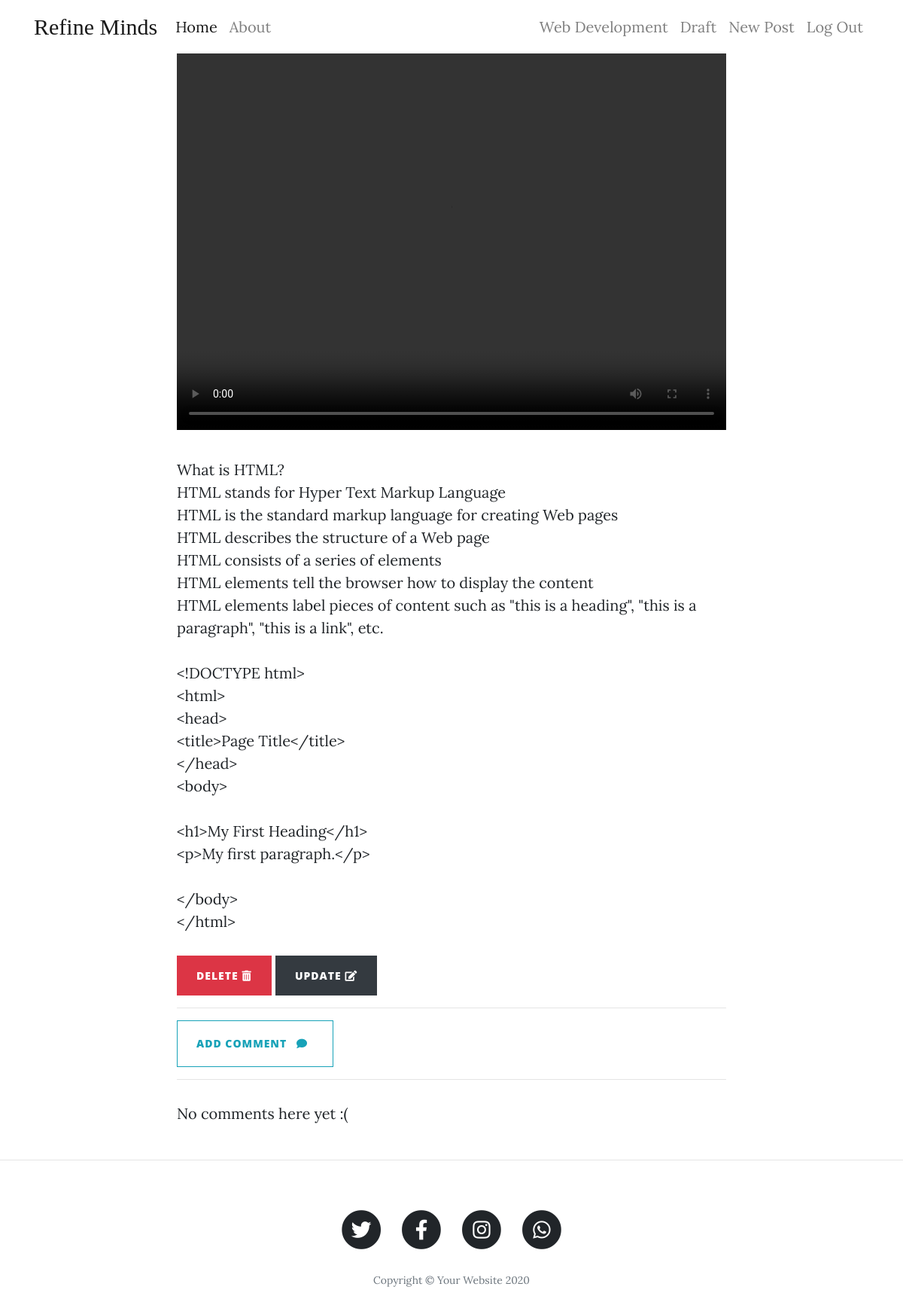
The app's page /post/1 (signed in) with its own data.
### core/models.py (models this page shows, shortened)
class Category(models.Model):
    name = models.CharField(max_length=255)
    slug = models.SlugField()
    class Meta:
        verbose_name = 'Category'
        verbose_name_plural = 'Categorys'
    def get_absolute_url(self):
        return reverse('core:category', args=[self.slug])

class Post(models.Model):
    author = models.ForeignKey(User, on_delete=models.CASCADE,related_name='tag')
    title = models.CharField(max_length = 150)
    content = models.TextField()
    video = models.FileField(upload_to='video/',null=True, blank=True)
    image = models.ImageField(upload_to = 'image/',blank=True,null=True)
    publish_date = models.DateTimeField(null=True, blank=True)
    created_date = models.DateTimeField(auto_now_add=True)
    category = models.ForeignKey(Category,on_delete=models.CASCADE)

### core/views.py (the view)
# urls.py: path('post/<pk>',views.postview,name='post'),
def postview(request,pk):
    cats=Category.objects.all()
    post = get_object_or_404(Post,pk=pk)
    return render(request,'core/post.html',{'post':post,'cats':cats})

### Template/core/post.html (shortened to what this page needs)
{% extends 'base.html' %}
{% load i18n %}
{% load account %}
{% block content %}
  <article>
    <div class="container">
      <div class="row">
        <div class="col-lg-8 col-md-10 mx-auto">
          {% if post.video %}
          <video controls  height="500px" width="100%" >
            <source src="{{post.video.url}}"  type="video/ogg">
            <source src="{{post.video.mp4}}"  type="video/ogg"> </video>
          {% else %}
          <img src="{{post.image.url}}" alt="">
          {% endif %}
         <p>{{post.content|linebreaks|safe|urlizetrunc:15}}</p>
         {% if user.is_authenticated and user.is_superuser %}
         <a href="#">
          <a class="btn btn-danger" href="{% url 'core:PostDelete' pk=post.pk  %}">Delete <i class="fas fa-trash-alt"></i></a>
          <a class="btn btn-dark" href="{% url 'core:PostUpdate' pk=post.pk %}">Update <i class="fas fa-edit"></i></a>
         {% endif %}
          <hr>
          <div>
            <a class="btn btn-outline-info" href="{% url 'core:add_comment_to_post' pk=post.pk %}">Add comment <span class=" m-2 fa fa-comment"></span></a>
            <hr>
            {% for comment in post.comments.all %}
            {% if user.is_authenticated and user.is_superuser or comment.approved_comment %}
            <div class="comment" style="margin: 20px 0px 20px 20px;">
                <div class="date">
                    {{ comment.date_added }}
                    {% if not comment.approved_comment %}
                        <a class="btn btn-danger m-2" href="{% url 'core:comment_remove' pk=comment.pk %}"><span class="fas fa-times"></span></a>
                        <a class="btn btn-primary m-2" href="{% url 'core:comment_approve' pk=comment.pk %}"><span class="fas fa-check"></span></a>
                    {% endif %}
                </div>
                <strong>{{ comment.name }}</strong>
                <p>{{ comment.body|linebreaks }}</p>
            </div>
            <hr>
            {% endif %}
        {% empty %}
            <p>No comments here yet :(</p>
        {% endfor %}
          </div>
        </div>
      </div>
    </div>
  </article>
  <hr>
{% endblock content %}

### Template/navbar.html (shortened to what this page needs)
<nav class="navbar navbar-expand-lg navbar-light " >
    <div class="container">
      <a class="navbar-brand " href="/" style="font-family: ranch;font-size: 30px;">Refine Minds</a>
      <div class="collapse navbar-collapse" id="navbarResponsive">
        <ul class="navbar-nav mr-auto">
          <li class="nav-item active">
            <a class="nav-link waves-effect" href="/">Home
            </a>
          </li>
          <li class="nav-item">
            <a class="nav-link waves-effect" href="{% url 'core:about' %}" >About</a>
          </li>
        </ul>
        <ul class="navbar-nav ml-auto">
          {% if user.is_authenticated  %}
          {% for cat in cats  %}
          <li class="nav-item">
            <a class="nav-link" href="{{cat.get_absolute_url}}">{{cat.name}}</a>
          </li>
          {% endfor %}
          {% endif %}
          {% if user.is_authenticated and user.is_superuser %}
          <li class="nav-item">
            <a class="nav-link" href="{% url 'core:draft' %}">Draft</a>
          </li>
          <li class="nav-item">
            <a class="nav-link" href="{% url 'core:postCreate' %}">New Post</a>
          </li>
          {% endif %}
          {% if user.is_authenticated %}
          <li class="nav-item">
            <a class="nav-link" href="{% url 'account_logout' %}">Log Out</a>
          </li>
          {% endif %}
        </ul>
      </div>
    </div>
  </nav>

### Static_files/css/clean-blog.css (style rules this page uses)
body { font-size: 20px; color: #212529; font-family: 'Lora', 'Times New Roman', serif; }
p { line-height: 1.5; margin: 30px 0; }
a { color: #212529; transition: all 0.2s; }
.btn { font-size: 14px; font-weight: 800; padding: 15px 25px; letter-spacing: 1px; text-transform: uppercase; border-radius: 0; font-family: 'Open Sans', 'Helvetica Neue', Helvetica, Arial, sans-serif; }

### records on screen
Category: name "Web Development"
Post: content "What is HTML? HTML stands for Hyper Text Markup Language HTML is the standard markup language for creating Web pages HTML describes the structure of a Web page HTML consists of a series of elements HTML elements tell the browser how to display the content HTML elements label pieces of content such as \"this is a heading\", \"this is a paragraph\", \"this is a link\", etc. <!DOCTYPE html> <html> <head> <title>Page Title</title> </head> <body> <h1>My First Heading</h1> <p>My first paragraph.</p> </body> </html>"
